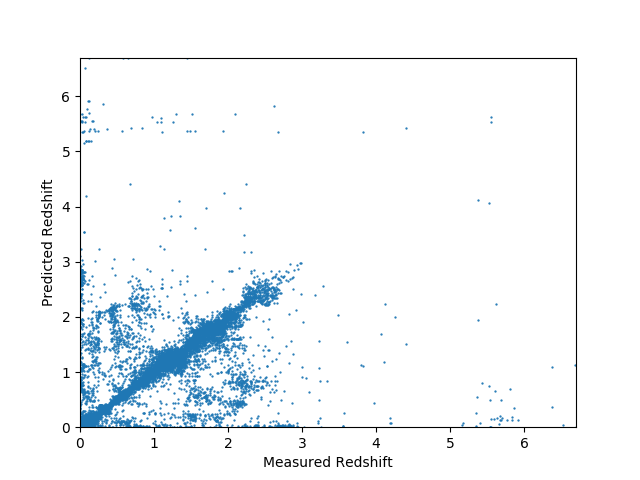

Reproduce this figure in Python.
import numpy as np
from matplotlib import pyplot as plt
from sklearn.model_selection import KFold
from sklearn.tree import DecisionTreeRegressor


# paste your get_features_targets function here
def get_features_targets(data):
    data = np.load('sdss_galaxy_colors.npy')

    features = np.zeros((data.shape[0], 4))
    features[:, 0] = data['u'] - data['g']
    features[:, 1] = data['g'] - data['r']
    features[:, 2] = data['r'] - data['i']
    features[:, 3] = data['i'] - data['z']

    targets = data['redshift']

    return features, targets


# paste your median_diff function here
def median_diff(predicted, actual):
    predicted = np.array(predicted)
    actual = np.array(actual)
    return np.median(abs(predicted - actual))


# complete this function
def cross_validate_predictions(model, features, targets, k):
    kf = KFold(n_splits=k, shuffle=True)

    # declare an array for predicted redshifts from each iteration
    all_predictions = np.zeros_like(targets)

    for train_indices, test_indices in kf.split(features):
        # split the data into training and testing
        train_features, test_features = features[train_indices], features[test_indices]
        train_targets, test_targets = targets[train_indices], targets[test_indices]

        # fit the model for the current set
        model.fit(train_features, train_targets)
        # predict using the model
        predictions = model.predict(test_features)
        # put the predicted values in the all_predictions array defined above
        all_predictions[test_indices] = predictions

    # return the predictions
    return all_predictions


if __name__ == "__main__":
    data = np.load('./sdss_galaxy_colors.npy')
    features, targets = get_features_targets(data)

    # initialize model
    dtr = DecisionTreeRegressor(max_depth=19)

    # call your cross validation function
    predictions = cross_validate_predictions(dtr, features, targets, 10)

    # calculate and print the rmsd as a sanity check
    diffs = median_diff(predictions, targets)
    print('Median difference: {:.3f}'.format(diffs))

    # plot the results to see how well our model looks
    plt.scatter(targets, predictions, s=0.4)
    plt.xlim((0, targets.max()))
    plt.ylim((0, predictions.max()))
    plt.xlabel('Measured Redshift')
    plt.ylabel('Predicted Redshift')
    plt.show()

#   ***OUTPUT***
#Median difference: 0.017
